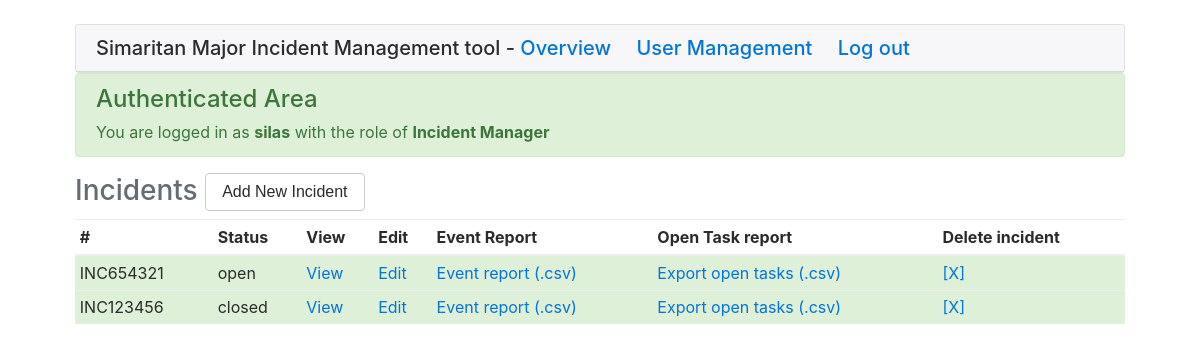
/overview (signed in), run on the app's committed database.
### models.py (models this page shows, shortened)
class User(UserMixin, db.Model):
    id = db.Column(db.Integer, primary_key=True)
    username = db.Column(db.String(32), index=True, unique=True)
    name = db.Column(db.String(32), index=True)
    email = db.Column(db.String(64), index=True, unique=True)
    role = db.Column(db.String(64), index=True)
    team = db.Column(db.String(64), index=True)
    password_hash = db.Column(db.String(64))

class Incident(db.Model):
    id = db.Column(db.Integer)
    incident_no = db.Column(db.String(32), primary_key=True, index=True, unique=True)
    description = db.Column(db.String(512))
    status = db.Column(db.String(32))
    inc_mgr = db.Column(db.Integer, index=True)
    start_time = db.Column(db.DateTime, index=True, default=datetime.utcnow)
    tasks = db.relationship('Task', backref='incidentno', lazy='dynamic')
    events = db.relationship('Event', backref='incidentno', lazy='dynamic')
    impactstatement = db.relationship('ImpactStatement', backref='incidentno', lazy='dynamic')
    incidentteam = db.relationship('IncMem', backref='incidentno', lazy='dynamic')

### simaritan/routes.py (the view, shortened to what this page needs)
@app.route('/overview', methods=['GET', 'POST'])
@login_required
def overview():
    incf = IncidentStart()
    users_incidents = Incident.query.order_by(Incident.id.asc()).all()
    return render_template('overview.html', incf=incf, incs=users_incidents, title='Managers overview')

### models.py (called while the page is built)
@login.user_loader
def load_user(id):
    return User.query.get(int(id))

### simaritan/templates/overview.html (shortened to what this page needs)
{% extends "base.html" %}
{% block body %}
		<div class="row">
			<div class="col-md-12">
				<div class="row">
					{% include "components/authenticated_header.html" %}
				</div>
			</div>
		</div>
				<div class="row">
					<div class="col-md-12">
						{% include "components/users_incidents.html" %}
					</div>
				</div>
			</div>
{% endblock %}

### simaritan/templates/components/authenticated_header.html
<div class="col-md-12">
	<div class="alert alert-success alert-dismissable">
		<h4>
			Authenticated Area
		</h4> You are logged in as <strong>{{ current_user.username }}</strong> with the role of <strong>{{ current_user.role }}</strong>
	</div>
</div>

### simaritan/templates/components/users_incidents.html (shortened to what this page needs)
<h3 class="text-left text-muted">
	Incidents
	{% if current_user.role == 'Incident Manager' %}
	<button type="button" class="btn btn-secondary" data-toggle="modal" data-target="#addIncidentModal">
		Add New Incident
	</button>
	{% endif %}
</h3>
<table class="table table-striped table-hover table-sm">
	<thead>
		<tr>
			<th>
				#
			</th>
			<th>
				Status
			</th>
			<th>
				View
			</th>
			{% if current_user.role == 'Incident Manager' %}
			<th>
				Edit
			</th>
			{% endif %}
			<th>
				Event Report
			</th>
			<th>
				Open Task report
			</th>
			{% if current_user.role == 'Incident Manager' %}
			<th>
				Delete incident
			</th>
			{% endif %}
		</tr>
    </thead>
    <tbody>
		{% for inc in incs %}
        	<tr class="table-success">
	    		<td>
	    			{{ inc.incident_no }}
	    		</td>
				<td>
	    			{{ inc.status }}
	    		</td>
	    		<td>
					<a href="dashboard/{{ inc.incident_no }}" target="blank">View</a>
	    		</td>
				{% if current_user.role == 'Incident Manager' %}
	    		<td>
	    			<a href="admin/{{ inc.incident_no }}">Edit</a>
	    		</td>
				{% endif %}
	    		<td>
					<a href="report/event/{{ inc.incident_no }}" target="blank">Event report (.csv)</a>
	    		</td>
				<td>
					<a href="report/tasks/{{ inc.incident_no }}" target="blank">Export open tasks (.csv)</a>
	    		</td>
				{% if current_user.role == 'Incident Manager' %}
				<td>
					<a href="/remove/{{ inc.incident_no }}/inc/{{ inc.incident_no }}">[X]</a>
				</td>
				{% endif %}
	    	</tr>
    	{% endfor %}
    </tbody>
</table>

### data on the page
User: username "silas", role "Incident Manager"
Incident: incident_no "INC654321", status "open"
Incident: incident_no "INC123456", status "closed"
